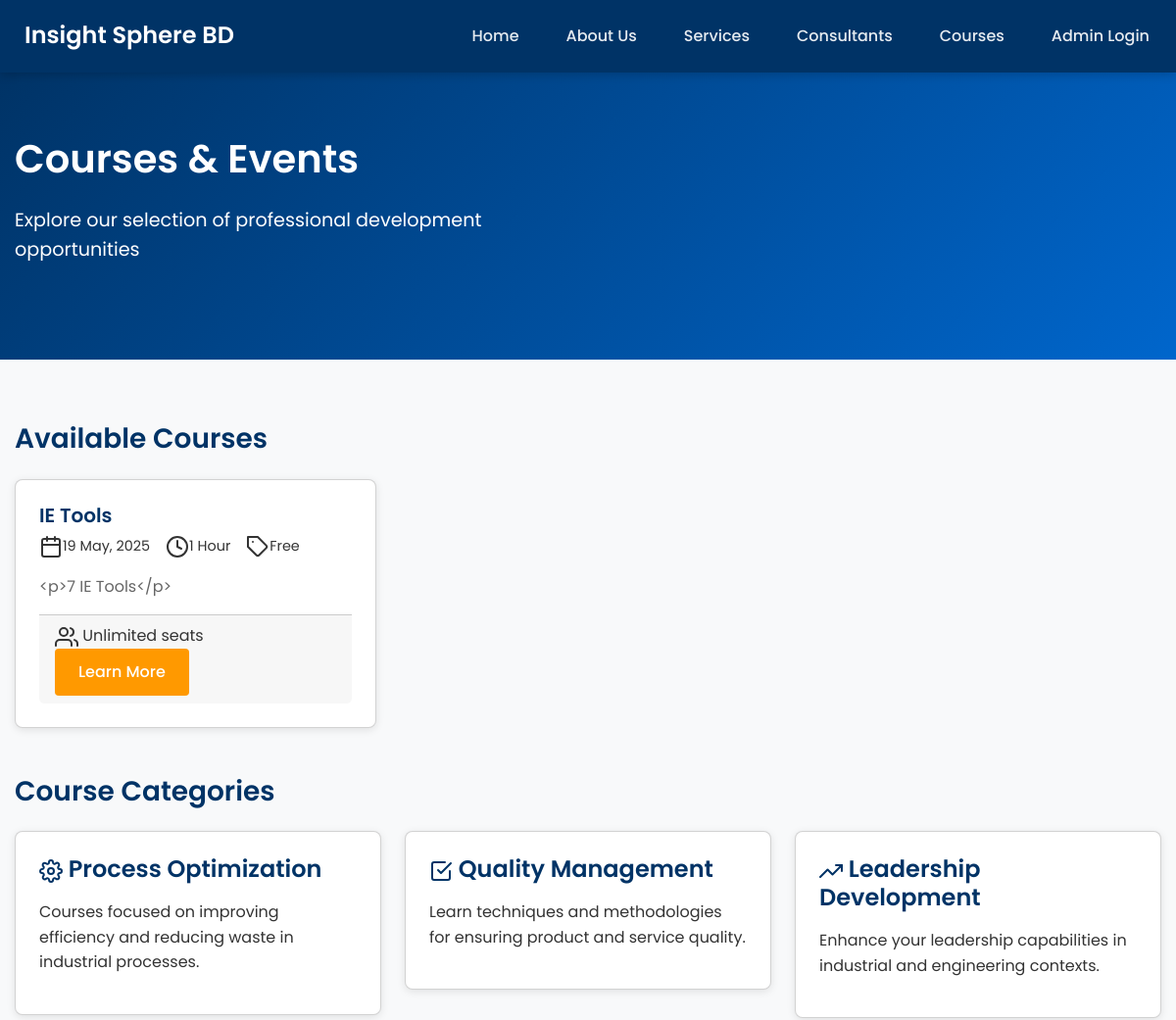
The app's page /courses (upper part), older data.
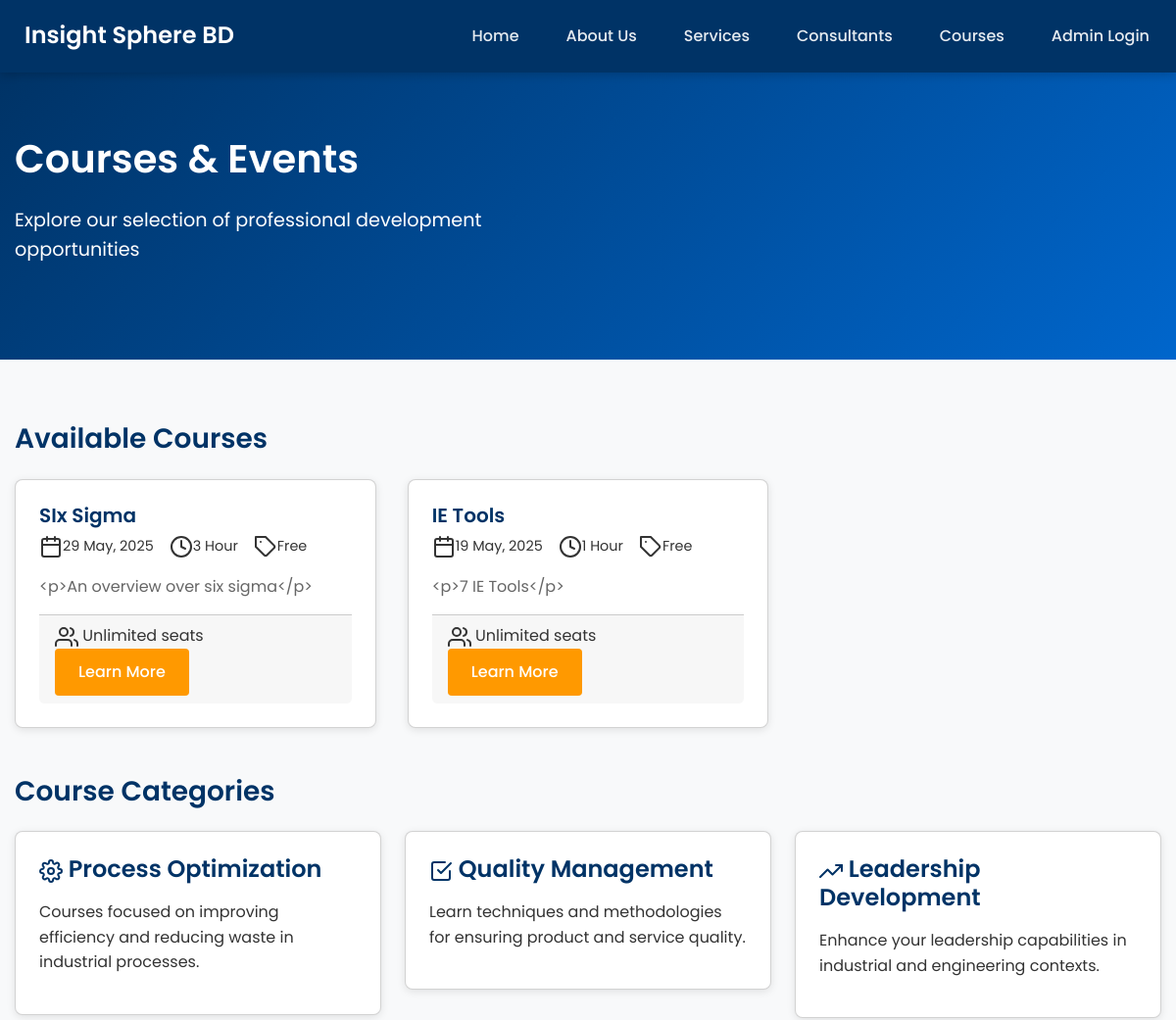
The same page, newer data.
### models.py (models this page shows, shortened)
class Course(db.Model):
    id = db.Column(db.Integer, primary_key=True)
    title = db.Column(db.String(100), nullable=False)
    description = db.Column(db.Text)
    date = db.Column(db.DateTime)
    duration = db.Column(db.String(50))  # e.g., "3 days", "2 weeks"
    fee = db.Column(db.Float, default=0.0)
    capacity = db.Column(db.Integer)
    location = db.Column(db.String(100))
    is_online = db.Column(db.Boolean, default=True)
    session_link = db.Column(db.String(255))  # Zoom, Google Meet, etc.
    is_published = db.Column(db.Boolean, default=False)
    created_at = db.Column(db.DateTime, default=datetime.utcnow)
    registration_open = db.Column(db.Boolean, default=True)
    payment_methods = db.Column(db.String(255), default='stripe,sslcommerz,manual')  # Comma-separated list of payment methods
    allow_bkash = db.Column(db.Boolean, default=True)  # via SSLCommerz
    allow_nagad = db.Column(db.Boolean, default=True)  # via SSLCommerz
    allow_rocket = db.Column(db.Boolean, default=True)  # via SSLCommerz
    allow_cards = db.Column(db.Boolean, default=True)  # via Stripe or SSLCommerz
    creator_id = db.Column(db.Integer, db.ForeignKey('user.id'))
    creator = db.relationship('User', foreign_keys=[creator_id])
    videos = db.relationship('CourseVideo', backref='course', lazy=True)
    materials = db.relationship('CourseMaterial', backref='course', lazy=True)

### routes/public.py (the view)
@public_bp.route('/courses')
def courses():
    all_courses = Course.query.filter_by(is_published=True).order_by(desc(Course.date)).all()
    return render_template('courses.html',
                         title='Courses & Events',
                         courses=all_courses)

### app.py (called while the page is built)
@app.context_processor
def inject_config():
    from datetime import datetime
    return {'config': app.config, 'now': datetime.utcnow()}

### templates/courses.html (shortened to what the changed rows need)
{% extends "layout.html" %}
{% block content %}
<section class="hero">
    <div class="container">
        <h2>Courses & Events</h2>
    </div>
</section>
<section class="section">
    <div class="container">
        <div class="row mb-4">
            <div class="col-md-12">
                {% if courses %}
                    <div class="course-grid">
                        {% for course in courses %}
                            <div class="card">
                                <div class="card-content">
                                    <h3 class="card-title">{{ course.title }}</h3>
                                    <div class="card-meta">
                                        <div>
                                            <i data-feather="calendar"></i>
                                            {% if course.date %}
                                                {{ course.date.strftime('%d %b, %Y') }}
                                            {% else %}
                                                Flexible
                                            {% endif %}
                                        </div>
                                        <div>
                                            <i data-feather="clock"></i>
                                            {{ course.duration }}
                                        </div>
                                        <div>
                                            <i data-feather="tag"></i>
                                            {% if course.fee > 0 %}
                                                {{ course.fee }} BDT
                                            {% else %}
                                                Free
                                            {% endif %}
                                        </div>
                                    </div>
                                    <p class="card-text">{{ course.description|truncate(150) }}</p>
                                    <div class="card-footer">
                                        <div class="seats">
                                            <i data-feather="users"></i>
                                            {% if course.capacity %}
                                                {{ course.available_seats() }} seats available
                                            {% else %}
                                                Unlimited seats
                                            {% endif %}
                                        </div>
                                        <a href="{{ url_for('public.course_detail', course_id=course.id) }}" class="btn btn-primary">Learn More</a>
                                    </div>
                                </div>
                            </div>
                        {% endfor %}
                    </div>
                {% endif %}
            </div>
        </div>
    </div>
</section>
{% endblock %}

Row changes from the older to the newer data that the page shows:
added Course: title "SIx Sigma", date "29 May, 2025", duration "3 Hour", fee "Free", description "<p>An overview over six sigma</p>", capacity "Unlimited seats"
